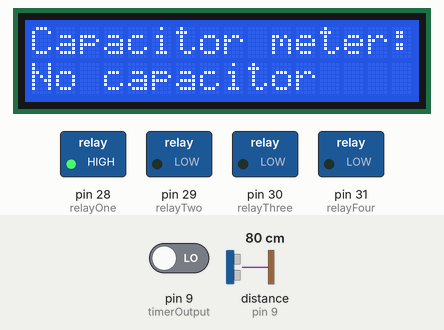
Simulated run of this sketch. Board: Arduino Mega 2560, built with avr-gcc and run on an emulated ATmega2560. Shown: 16×2 character LCD, switched loads named in the sketch (green lamp = pin HIGH). The test bench sets the inputs (shaded band); at power-on: pin 9 (timerOutput) LOW, distance to the obstacle (sensor on pin 9) 80 cm. The echo pulse lasts 58.3 µs per cm.

Above: at 1.2 s.
1.3 s: pin 9 (timerOutput) driven HIGH
At 6.1 s:
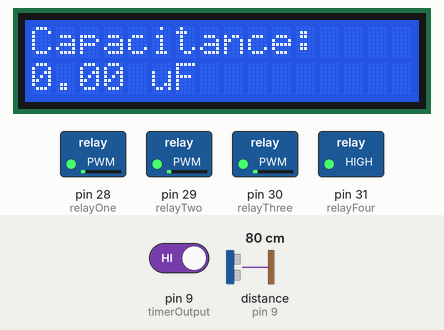
6.3 s: distance to the obstacle (sensor on pin 9) set to 2 cm
At 7.3 s:
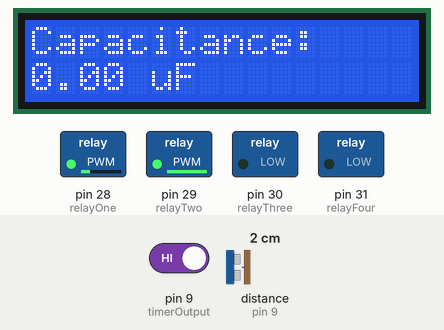
15.6 s: distance to the obstacle (sensor on pin 9) set to 35 cm
At 17.01 s:
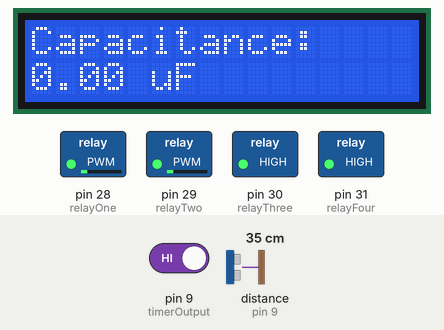
20.6 s: distance to the obstacle (sensor on pin 9) set to 9 cm
At 21.37 s:
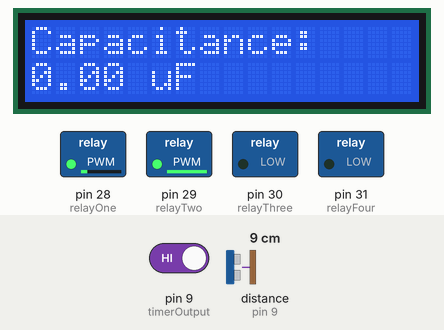
29.9 s: distance to the obstacle (sensor on pin 9) set to 299 cm
At 31.1 s:
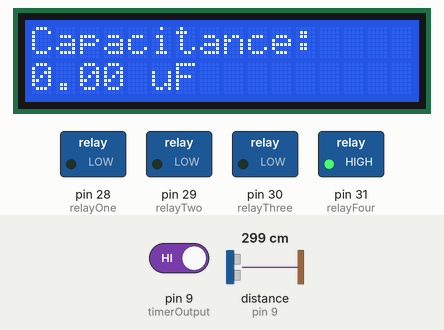
39.2 s: distance to the obstacle (sensor on pin 9) set to 9 cm
At 39.39 s:
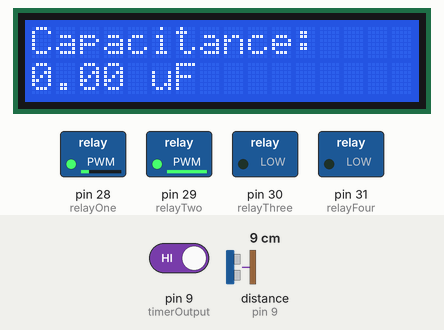
Timing chart, 0 to 49.5 s (numbered marks = the images above; inputs shaded):
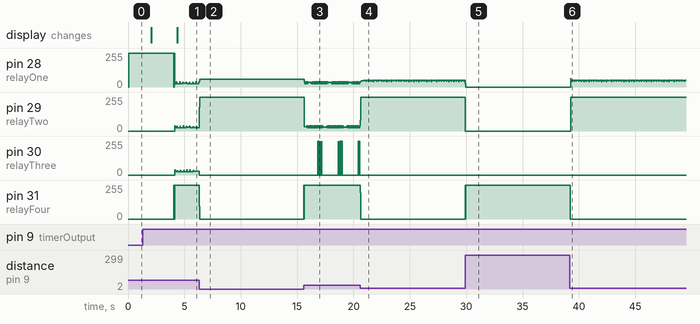

Measured:
- after the input at 6.3 s, pin 31 (relayFour): 255/255 → 0/255 at once
- after the input at 15.6 s, pin 30 (relayThree): 0/255 → 255/255 after 1.2 s, then repeats every 1.8 s: 4 × (0/255 0.06 s, 255/255 0.02 s), 0/255 1.5 s, 255/255 0.02 s; pin 31 (relayFour): 0/255 → 255/255 at once
- after the input at 20.6 s, pin 30 (relayThree): stops changing and stays 0/255; pin 31 (relayFour): 255/255 → 0/255 at once
- after the input at 29.9 s, pin 29 (relayTwo): 254/255 → 0/255 at once; pin 31 (relayFour): 0/255 → 255/255 at once
- after the input at 39.2 s, pin 29 (relayTwo): 0/255 → 254/255 after 0.06 s; pin 31 (relayFour): 255/255 → 0/255 at once

The sketch:

capPrac2.ino
```cpp
#include <LiquidCrystal.h>

//The following are the pins for the components connecting to the microcontroller
const int timerOutput = 9; //The pin that connects to the 555 timer output
const int relayOne = 28, relayTwo = 29, relayThree = 30, relayFour = 31; //The different pins for each of the different relays
const int rs = 3, en = 4, d4 = 24, d5 = 25, d6 = 26, d7 = 27; //The pins for the LCD screen


//The following are the resistor values used for calculating the capacitance
const float RA = 1000;
const float RB_One = 90000; //Resistor assosciated with RelayOne for 10pF to 2nF range
const float RB_Two = 400; //Resistor assosciated with RelayTwo for 22nF to 2.2uF range
const float RB_Three = 100; //Resistor assosciated with RelayThree for 3.3uF to 200uF range
const float RB_Four = 50; //Resistor assosciated with RelayFour for above 200uF range

// Variables to store time measurements
unsigned long pulseStartTime;
unsigned long pulseEndTime;
unsigned long pulseDuration;


//Calulating Variables
float selectedResistor;
float frequency;
float capacitance;


LiquidCrystal lcd(rs, en, d4, d5, d6, d7); //tells the teensy where the pins are

void setup() {
  // put your setup code here, to run once:
  pinMode(timerOutput, INPUT);
  pinMode(relayOne, OUTPUT);
  pinMode(relayTwo, OUTPUT);
  pinMode(relayThree, OUTPUT);
  pinMode(relayFour, OUTPUT);

  digitalWrite(relayOne, LOW);
  digitalWrite(relayTwo, LOW);
  digitalWrite(relayThree, LOW);
  digitalWrite(relayFour, LOW);

  lcd.begin(16, 2);
  lcd.print("Capacitor meter:");
}

void loop() {
  // put your main code here, to run repeatedly:
  while(!isCapacitorAttached()){
    lcd.setCursor(0,1);
    lcd.print("No capacitor ");
    delay(2000);
    lcd.setCursor(0,1);
    lcd.print("Please insert");
    delay(2000);
  }

  selectedResistor = selectResistor(); //Essentially is the autorange

  //The if statement makes sure that there is a selected resistor value before calculating the capacitance
  if(selectedResistor != -1){
    turnRelayOn(selectedResistor); // Turns on the Relay after Range is found
    pulseDuration = calcDuration(); //When Relay is turned on, determines duration of the pulse
    frequency = calculateFrequency(); //Calculates freq
    capacitance = calculateCapacitance(frequency, selectedResistor); //Calculated Capacitance after determining RB value and Freq
    displayCapacitance(capacitance); //Displays capacitance
  }
}

//This function checks to see if there is a capacitor attached
bool isCapacitorAttached(){
  digitalWrite(relayOne, HIGH);
  if (digitalRead(timerOutput) == HIGH){
    return true;
  } else {
    return false;
  }
}


//This function determined which reistor to use for the calculations aka AutoRange
float selectResistor() {
  digitalWrite(relayOne, HIGH);
  delay(1); // Wait for 1 millisecond
  pulseDuration = pulseIn(timerOutput, HIGH, 1000);
  digitalWrite(relayOne, LOW);
  if (pulseDuration > 0) {
    return RB_One;
  } else {
    digitalWrite(relayTwo, HIGH);
    delay(1);
    pulseDuration = pulseIn(timerOutput, HIGH, 1000);
    digitalWrite(relayTwo, LOW);
      if (pulseDuration > 0) {
        return RB_Two;
      } else {
        digitalWrite(relayThree, HIGH);
        delay(1);
        pulseDuration = pulseIn(timerOutput, HIGH, 1000);
        digitalWrite(relayThree, LOW);
          if (pulseDuration > 0) {
            return RB_Three;
          } else {
            digitalWrite(relayFour, HIGH);
            delay(1);
            pulseDuration = pulseIn(timerOutput, HIGH, 1000);
            digitalWrite(relayFour, LOW);
            return RB_Four;
      }
    }
  }
}

//Once the range/resistor value is found, we turn on the relay and measure the pulses.
void turnRelayOn(float selectedResistor) {
  // Turn off all relays first
  digitalWrite(relayOne, LOW);
  digitalWrite(relayTwo, LOW);
  digitalWrite(relayThree, LOW);
  digitalWrite(relayFour, LOW);

  // Turn on the appropriate relay
  if (selectedResistor == RB_One){
    digitalWrite(relayOne, HIGH);
  } else if (selectedResistor == RB_Two){
    digitalWrite(relayTwo, HIGH);
  } else if (selectedResistor == RB_Three){
    digitalWrite(relayThree, HIGH);
  } else if (selectedResistor == RB_Four){
    digitalWrite(relayFour, HIGH);
  }
}

float calcDuration(){
  pulseDuration = pulseIn(timerOutput, HIGH); // Measure the pulse duration in microseconds
  return pulseDuration;
}

//This function calculates the frequency after selecting Rb and correct Relay value
float calculateFrequency() {
  frequency = 1000000.0 / pulseDuration;  // Convert microseconds to Hz
  return frequency; // Still need to determine how to add range
}

//This function calculates the capacitance after finding the frequency
float calculateCapacitance(float frequency, float secResistor) {
  float capacitance = 1.44 / (0.693 * (RA + 2 * secResistor) * frequency);
  return capacitance; // Still need to determine how to add range
}


//This function displays the capacitance on the LCD display
void displayCapacitance(float capacitance) {
  lcd.clear();
  lcd.setCursor(0, 0);
  lcd.print("Capacitance:");
  lcd.setCursor(0, 1);
  lcd.print(capacitance, 2);
  lcd.print(" uF");
}
```
